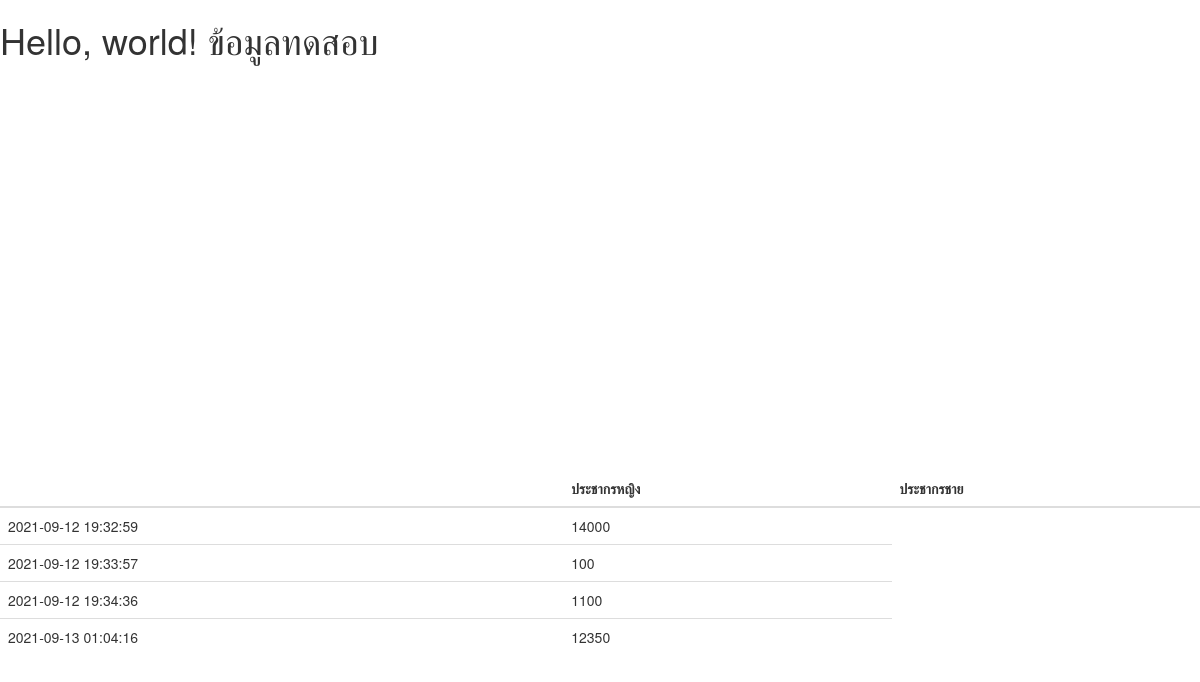
The page /Trash/testchart.php on the database as committed earlier.
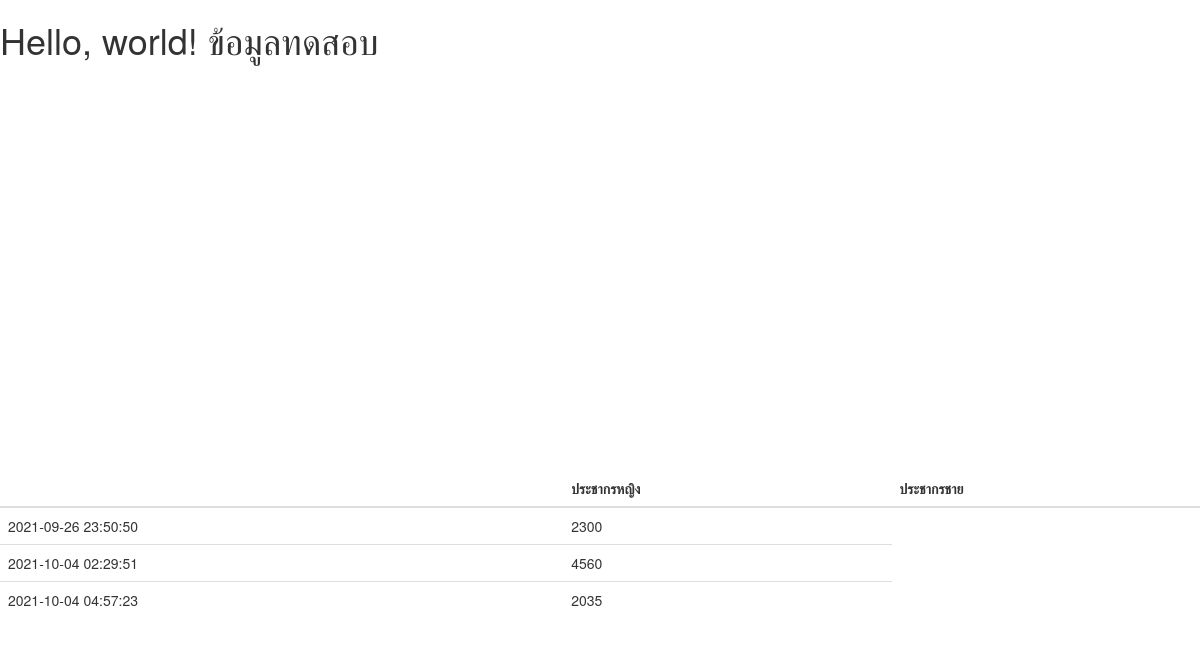
The same page on the database as committed later.
### tables this page shows
CREATE TABLE `orderbill` (
  `orderID` int(10) NOT NULL,
  `date` datetime NOT NULL,
  `total` int(255) NOT NULL
);

### Trash/testchart.php (the view, shortened to what this page needs)
<?php
	$database_host 			= 'localhost';
	$database_username 		= 'root';
	$database_password 		= '';
	$database_name 			= 'warehouse';
	$mysqli = new mysqli($database_host, $database_username, $database_password, $database_name);
	$mysqli->set_charset("utf8");
		$get_data = $mysqli->query("SELECT * FROM orderbill");
		while($data = $get_data->fetch_assoc()){
			$result[] = $data;
		}
?>
<!DOCTYPE html>
<html lang="en">
  <head>
<link rel="stylesheet" href="https://maxcdn.bootstrapcdn.com/bootstrap/3.3.6/css/bootstrap.min.css">
  </head>
  <body>
    <h1>Hello, world! ข้อมูลทดสอบ</h1>
		<div id="container" style="min-width: 310px; height: 400px; margin: 0 auto"></div>
		<table class="table" id="datatable">
			<thead>
				<tr>
					<th></th>
					<th>ประชากรหญิง</th>
					<th>ประชากรชาย</th>
				</tr>
			</thead>
			<tbody>
				<?php
					foreach($result as $result_tb){
						echo"<tr>";
							echo "<td>".$result_tb['date']."</td>";
							echo "<td>".$result_tb['total']."</td>";
						echo"</tr>";
					}
				?>
			</tbody>
		</table>
  </body>
</html>

Rows that differ between the two databases and show on the page:
removed orderbill: date "2021-09-12 19:32:59", total "14000"
removed orderbill: date "2021-09-12 19:33:57", total "100"
removed orderbill: date "2021-09-12 19:34:36", total "1100"
removed orderbill: date "2021-09-13 01:04:16", total "12350"
added orderbill: date "2021-09-26 23:50:50", total "2300"
added orderbill: date "2021-10-04 02:29:51", total "4560"
added orderbill: date "2021-10-04 04:57:23", total "2035"
